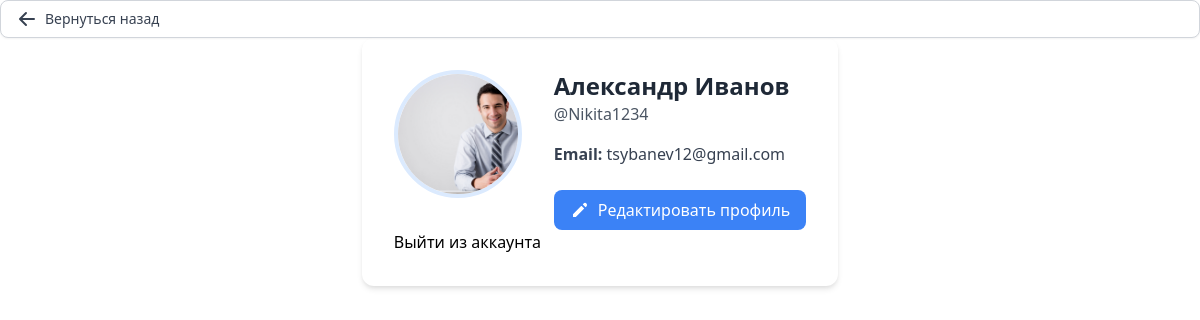
The app's page /profile/ (signed in) with its own data.
### TeamRunApp/models.py (models this page shows, shortened)
class CustomUser(AbstractUser):
    role = models.CharField(max_length=20, choices=[('manager', 'Manager'), ('developer', 'Developer')])
    avatar = models.ImageField(upload_to=user_avatar_path, blank=True, null=True)
    def get_avatar(self):
        if self.avatar and hasattr(self.avatar, 'url'):
            return format_html('<img src="{}" alt="User avatar" class="h-32 w-32 rounded-full object-cover border-4 border-blue-100">', self.avatar.url)
        else:
            first_letter = self.username[0].upper()  # Получаем первую букву никнейма
            return format_html('<div class="h-32 w-32 rounded-full flex items-center justify-center border-4 border-blue-100 text-2xl">{}</div>', first_letter)

### TeamRunApp/views.py (the view)
# urls.py: path('profile/', views.profile_view, name='profile'),
@login_required
def profile_view(request):
    user = request.user
    if request.method == 'POST':
        form = ProfileUpdateForm(request.POST, request.FILES, instance=user)
        if form.is_valid():
            form.save()
            return redirect('profile')
    else:
        form = ProfileUpdateForm(instance=user)
    return render(request, 'profile.html', {
        'user': user,
        'form': form,
        'is_editing': 'edit' in request.GET
    })

### theme/templates/profile.html (shortened to what this page needs)
{% extends 'base.html' %}
{% block content %}
<a href="{% url 'menu' %}"
   class="inline-flex items-center px-4 py-2 bg-white border border-gray-300 rounded-lg shadow-sm text-sm font-medium text-gray-700 hover:bg-gray-50 focus:outline-none focus:ring-2 focus:ring-offset-2 focus:ring-blue-500 transition-all duration-200 transform hover:-translate-x-1">
    <svg xmlns="http://www.w3.org/2000/svg" class="h-5 w-5 mr-2" viewBox="0 0 20 20" fill="currentColor">
        <path fill-rule="evenodd" d="M9.707 16.707a1 1 0 01-1.414 0l-6-6a1 1 0 010-1.414l6-6a1 1 0 011.414 1.414L5.414 9H17a1 1 0 110 2H5.414l4.293 4.293a1 1 0 010 1.414z" clip-rule="evenodd" />
    </svg>
    Вернуться назад
</a>
<div class="max-w-2xl mx-auto bg-white rounded-xl shadow-md overflow-hidden p-8">
    <form method="post" enctype="multipart/form-data">
        <div class="flex flex-col items-center md:flex-row md:items-start">
            <div class="mb-6 md:mb-0 md:mr-8 relative group">
                {{ user.get_avatar|safe }}
            </div>
            <div class="text-center md:text-left flex-1">
                {% if is_editing %}
                    <div class="space-y-4">
                        <div>
                            <label for="{{ form.first_name.id_for_label }}" class="block text-sm font-medium text-gray-700">
                                {{ form.first_name.label }}
                            </label>
                            {{ form.first_name }}
                            {% if form.first_name.errors %}
                                <div class="mt-1 text-sm text-red-600">{{ form.first_name.errors }}</div>
                            {% endif %}
                        </div>
                        <div>
                            <label for="{{ form.last_name.id_for_label }}" class="block text-sm font-medium text-gray-700">
                                {{ form.last_name.label }}
                            </label>
                            {{ form.last_name }}
                            {% if form.last_name.errors %}
                                <div class="mt-1 text-sm text-red-600">{{ form.last_name.errors }}</div>
                            {% endif %}
                        </div>
                        <div class="flex space-x-4 pt-4">
                            <button type="submit"
                                    class="inline-flex items-center px-4 py-2 bg-blue-600 text-white rounded-md hover:bg-blue-700">
                                Сохранить
                            </button>
                            <a href="?edit=false"
                               class="inline-flex items-center px-4 py-2 bg-gray-200 text-gray-800 rounded-md hover:bg-gray-300">
                                Отмена
                            </a>
                        </div>
                    </div>
                {% else %}
                    <h1 class="text-2xl font-bold text-gray-800">{{ user.get_full_name }}</h1>
                    <p class="text-gray-600 mb-2">@{{ user.username }}</p>
                    <div class="mt-4 space-y-2">
                        <p class="text-gray-700">
                            <span class="font-semibold">Email:</span> {{ user.email }}
                        </p>
                    </div>
                    <div class="mt-6">
                        <a href="?edit=true"
                           class="inline-flex items-center px-4 py-2 bg-blue-500 text-white rounded-lg hover:bg-blue-600 transition duration-200">
                            <svg xmlns="http://www.w3.org/2000/svg" class="h-5 w-5 mr-2" viewBox="0 0 20 20" fill="currentColor">
                                <path d="M13.586 3.586a2 2 0 112.828 2.828l-.793.793-2.828-2.828.793-.793zM11.379 5.793L3 14.172V17h2.828l8.38-8.379-2.83-2.828z" />
                            </svg>
                            Редактировать профиль
                        </a>
                    </div>
                {% endif %}
            </div>
        </div>
    </form>
    <a href="{% url 'login' %}">Выйти из аккаунта</a>
</div>
{% endblock %}

### records on screen
CustomUser: get_avatar (picture), get_full_name "Александр Иванов", username "Nikita1234", email "tsybanev12@gmail.com"
